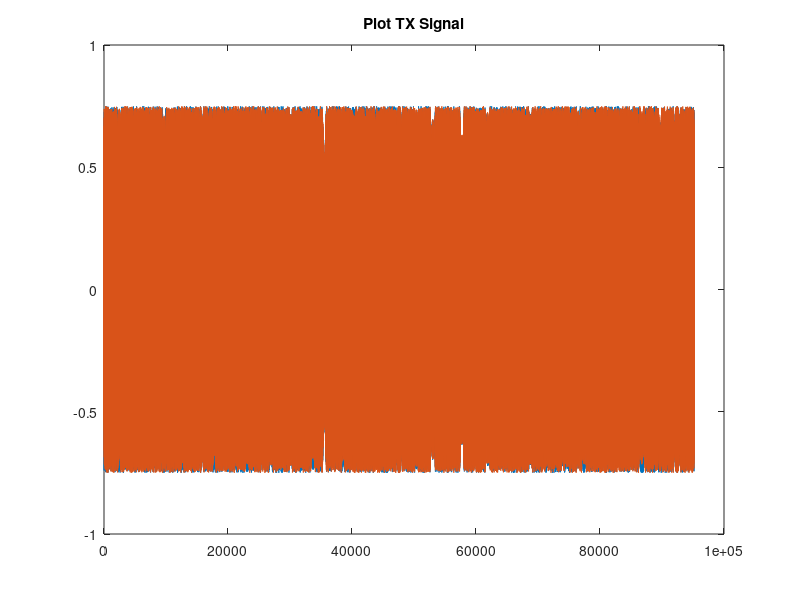

The MATLAB script that drew this image: (Note: this script raises an error after producing the figure.)
% Top Level File for the FMCW Radar
close all
clear
clc
c = 3*10^8;         % Speed of light (m/s)
df = 380;           % Bandwidth (Hz)
fc1 = 1000;      % Center frequency (Hz)
fc2 = 1300; 
fs = (fc1+df/2)*4; % Sampling rate (Hz)
Tm1 = (1/fc1)*10^4;   % Modulation index (s)
Tm2 = (1/fc2)*10^4;   % Modulation index (s)
theta = pi/2;       % Angle of Arrival for object (radians)
distance = 10;      % Distance of object (m)
velocity = 0;       % Velocity of object (m/s)
gamma1 = df/Tm1;      % Chirp Rate
gamma2 = df/Tm1;

tic
%% Object Processing

% Generate Chirp1
fmin = fc1-df/2;             % Hz
fmax = fc1+df/2;             % Hz
dt = 1/fs;                  % Time Step (s)
t = 0:dt:2*Tm1;              % Duration of chirp (s)

% Generate Chirp2
fmin2 = fc2-df/2;
fmax2 = fc2+df/2;
dt2 = 1/fs;
t2 = 0:dt2:2*Tm2;

% Generate signal 1
ramp_gen = sawtooth(2*pi*t/(2*Tm1),0.5);
tx_signal1 = vco(ramp_gen,[fmin fmax],fs);
len = length(tx_signal1);
fftsize = 2^nextpow2(len);
tx_signal1 = fft(tx_signal1, fftsize);
tx_signal1 = ifft(tx_signal1(1:fftsize/2), fftsize);
tx_signal1 = tx_signal1(1:len);

% Generate signal 2 
ramp_gen = sawtooth(2*pi*t/(2*Tm2),0.5);
tx_signal2 = vco(ramp_gen,[fmin2 fmax2],fs);
len2 = length(tx_signal2);
fftsize = 2^nextpow2(len2);
tx_signal2 = fft(tx_signal2, fftsize);
tx_signal2 = ifft(tx_signal2(1:fftsize/2), fftsize);
tx_signal2 = tx_signal2(1:len2);

tx_sum = tx_signal1 + 0.5*tx_signal2; 

figure
plot(1:length(tx_sum), real(tx_sum), 1:length(tx_sum), imag(tx_sum))
title('Plot TX Signal')

%% Plot Generated Chirp using axis parameters of Signal 1
figure
spectrogram(tx_signal1,256*4,220*4,512*16,fs,'yaxis')
xlabel('Time(s)')
ylabel('Frequency (Hz)')
title('Spectrogram of Signal 1')


%% Plot Generated Chirp using axis parameters of Signal 1
figure
spectrogram(tx_signal2,256*4,220*4,512*16,fs,'yaxis')
xlabel('Time(s)')
ylabel('Frequency (Hz)')
title('Spectrogram of Signal 2')




%% Plot Generated Chirp using axis parameters of Signal 1
figure
spectrogram(tx_sum,256*4,220*4,512*16,fs,'yaxis');
xlabel('Time(s)')
ylabel('Frequency (Hz)')
title('Spectrogram of Combined Signal')
toc

%% Get Data from Spectrogram
[tx_sum_spect, freqs_sum ,t] = spectrogram(tx_sum',256*4,220*4,512*16,fs,'yaxis');
%%
figure(5)
plot((1:length(freqs_sum))*fs/length(freqs_sum), abs(tx_sum_spect(:,100)), 'r')
hold on 
plot((1:length(freqs_sum))*fs/length(freqs_sum), abs(tx_sum_spect(:,200)), 'g')
title('Individual Slices of Spectrogram')
xlabel('Frequencies')
ylabel('Amplitudes')





